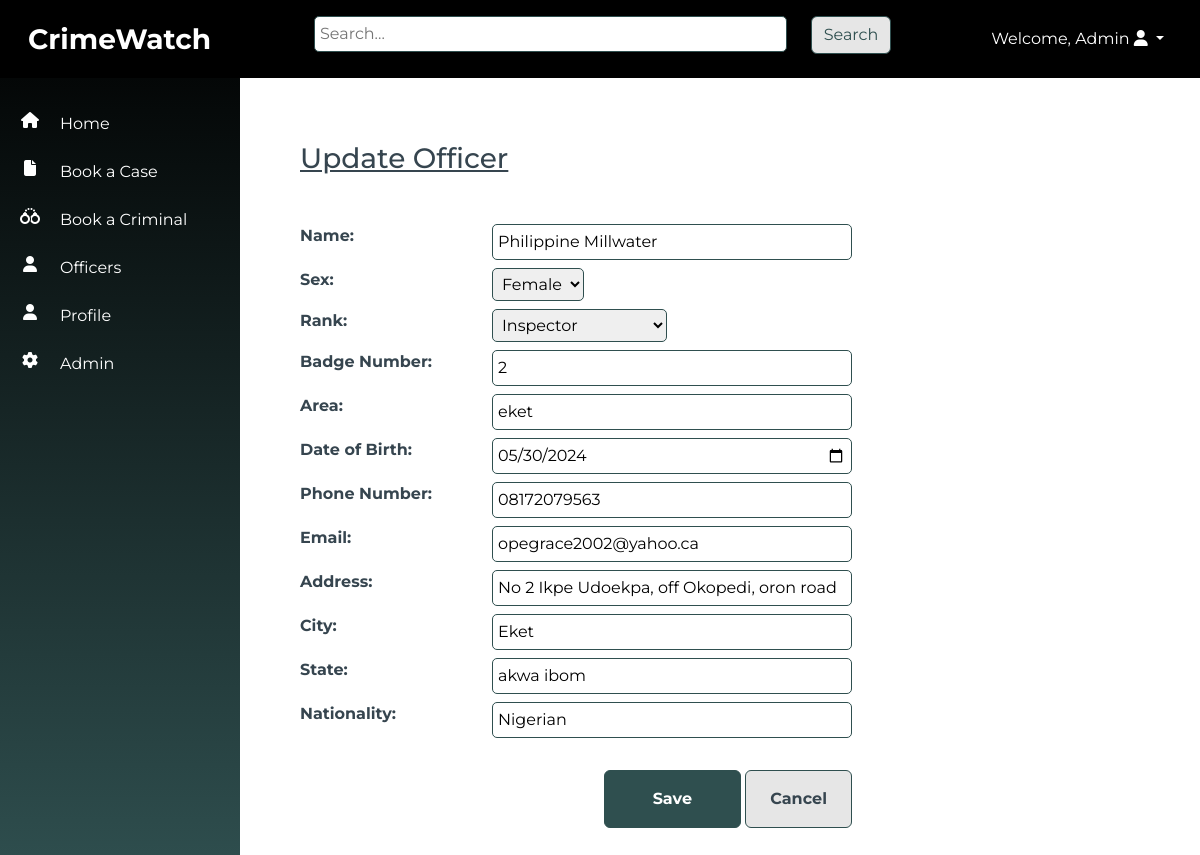
The app's page /officers/update/6/ (signed in) with its own data.
### officers/models.py (models this page shows, shortened)
class Officer(models.Model):
    SEX_CHOICES = [
        ('male', 'Male'),
        ('female', 'Female'),
    ]
    RANK_CHOICES = [
        ('Recruit Constable', 'Recruit Constable'),
        ('Constable', 'Constable'),
        ('Corporal', 'Corporal'),
        ('Sergeant', 'Sergeant'),
        ('Sergeant Major', 'Major'),
        ('Inspector', 'Inspector'),
    ]
    DUTY_STATUS = [
        ('On Duty', 'On Duty'),
        ('Off Duty', 'Off Duty'),
    ]
    name = models.CharField(max_length=100)
    sex = models.CharField(max_length=10, choices=SEX_CHOICES, default="Male")
    rank = models.CharField(max_length=100, choices=RANK_CHOICES, blank=True)
    badge_number = models.IntegerField(unique=True)
    area = models.CharField(max_length=100)
    date_of_birth = models.DateField()
    phone_number = models.CharField(max_length=100)
    email = models.EmailField(unique=True)
    address = models.CharField(max_length=255)
    city = models.CharField(max_length=100)
    state = models.CharField(max_length=100)
    nationality = models.CharField(max_length=255, default="Nigerian")
    duty_status = models.CharField(max_length=10, choices=DUTY_STATUS, default="On Duty")

### officers/views.py (the view)
# urls.py: path('update/<int:pk>/', views.officer_update, name='officer_update'),
@login_required
def officer_update(request, pk):
    officer = get_object_or_404(Officer, pk=pk)
    if request.method == 'POST':
        form = OfficerForm(request.POST, instance=officer)
        if form.is_valid():
            form.save()
            return redirect('officer_list')
    else:
        form = OfficerForm(instance=officer)
    return render(request, 'officer_form.html', {'form': form})

### officers/forms.py
class OfficerForm(forms.ModelForm):
    class Meta:
        model = Officer
        fields = '__all__'
        widgets = {
            'date_of_birth': forms.DateInput(attrs={'type': 'date'}),
            'date_of_appointment': forms.DateInput(attrs={'type': 'date'}),
            'time_of_appointment': forms.TimeInput(attrs={'type': 'time'}),
        }

### officers/templates/officer_form.html (shortened to what this page needs)
{% extends 'base.html' %}
{% block content %}
<div class="container-fluid p-5">
    <h1 class="fs-3 mb-3 text-decoration-underline">{{ form.instance.pk|yesno:"Update Officer, Create Officer" }}</h1>
    <form method="post" enctype="multipart/form-data" class="needs-validation mt-5">
        <div class="row">
            <div class="col-8">
                <div class="row mb-2 align-items-start">
                    <div class="col-md-5 col-lg-4">
                        <label class="form-label fw-bold" for="id_name">Name:</label>
                    </div>
                    <div class="col-md-7 col-lg-8 rounded-top">
                        {{ form.name }}
                    </div>
                </div>
                <div class="row mb-2 align-items-start">
                    <div class="col-md-5 col-lg-4">
                        <label class="form-label fw-bold" for="id_sex">Sex:</label>
                    </div>
                    <div class="col-md-7 col-lg-8 rounded-top">
                        {{ form.sex }}
                    </div>
                </div>
                <div class="row mb-2 align-items-start">
                    <div class="col-md-5 col-lg-4">
                        <label class="form-label fw-bold" for="id_rank">Rank:</label>
                    </div>
                    <div class="col-md-7 col-lg-8 rounded-top">
                        {{ form.rank }}
                    </div>
                </div>
                <div class="row mb-2 align-items-start">
                    <div class="col-md-5 col-lg-4">
                        <label class="form-label fw-bold" for="id_badge_number">Badge Number:</label>
                    </div>
                    <div class="col-md-7 col-lg-8 rounded-top">
                        {{ form.badge_number }}
                    </div>
                </div>
                <div class="row mb-2 align-items-start">
                    <div class="col-md-5 col-lg-4">
                        <label class="form-label fw-bold" for="id_area">Area:</label>
                    </div>
                    <div class="col-md-7 col-lg-8 rounded-top">
                        {{ form.area }}
                    </div>
                </div>
                <div class="row mb-2 align-items-start">
                    <div class="col-md-5 col-lg-4">
                        <label class="form-label fw-bold" for="id_date_of_birth">Date of Birth:</label>
                    </div>
                    <div class="col-md-7 col-lg-8 rounded-top">
                        {{ form.date_of_birth}}
                    </div>
                </div>
                <div class="row mb-2">
                    <div class="col-md-5 col-lg-4">
                        <label class="form-label fw-bold" for="id_phone_number">Phone Number:</label>
                    </div>
                    <div class="col-md-7 col-lg-8 ">
                        {{ form.phone_number }}
                    </div>
                </div>
                <div class="row mb-2">
                    <div class="col-md-5 col-lg-4">
                        <label class="form-label fw-bold" for="id_email">Email:</label>
                    </div>
                    <div class="col-md-7 col-lg-8 ">
                        {{ form.email }}
                    </div>
                </div>
                <div class="row mb-2">
                    <div class="col-md-5 col-lg-4">
                        <label class="form-label fw-bold" for="id_address">Address:</label>
                    </div>
                    <div class="col-md-7 col-lg-8 ">
                        {{ form.address }}
                    </div>
                </div>
                <div class="row mb-2">
                    <div class="col-md-5 col-lg-4">
                        <label class="form-label fw-bold" for="id_city">City:</label>
                    </div>
                    <div class="col-md-7 col-lg-8 ">
                        {{ form.city }}
                    </div>
                </div>
                <div class="row mb-2">
                    <div class="col-md-5 col-lg-4">
                        <label class="form-label fw-bold" for="id_state">State:</label>
                    </div>
                    <div class="col-md-7 col-lg-8 ">
                        {{ form.state }}
                    </div>
                </div>
                <div class="row mb-2">
                    <div class="col-md-5 col-lg-4">
                        <label class="form-label fw-bold" for="id_nationality">Nationality:</label>
                    </div>
                    <div class="col-md-7 col-lg-8 ">
                        {{ form.nationality }}
                    </div>
                </div>
                <div class="float-end mt-4 " role="group" aria-label="Basic example">
                    <button type="submit" class="btn btn-primary p-3 px-5 fw-bold">Save</button>
                    <a href="{% url 'officer_list' %}" class="btn btn-gray p-3 px-4 fw-bold">Cancel</a>
                  </div>
            </div>
        </div>
    </form>
</div>
 {% endblock %}

### templates/base.html (shortened to what this page needs)
<!DOCTYPE html>
<html lang="en">
<head>
    <link rel="stylesheet" href="https://cdnjs.cloudflare.com/ajax/libs/font-awesome/6.5.2/css/all.min.css">
    {% load static %}
    <link rel="stylesheet" type="text/css" href="{% static 'src/styles.css' %}">
    <link href="https://cdn.jsdelivr.net/npm/bootstrap@5.3.3/dist/css/bootstrap.min.css" rel="stylesheet">
</head>
<body>
    <nav class="navbar navbar-expand-sm navbar-dark p-3">
        <div class="container-fluid">
            <div class="col-md-3"><a class="navbar-brand fs-3 fw-bold" href="{% url 'home' %}">CrimeWatch</a></div>
            <div class="col-md-6 d-none d-sm-block">
              <form method="get" action="{% url 'search_results' %}">
                <div class="row mb-2 align-items-start">
                  <div class="col-md-10">
                    <input type="text" name="q" placeholder="Search...">
                  </div>
                  <div class="col-md-2 rounded-top">
                    <button type="submit" class="btn btn-gray">Search</button>
                  </div>
              </div>
            </form>
          </div>
                <div class="col-md-3 d-none d-sm-block float-end">
                  {% if user.is_authenticated %}
                  <ul class="navbar-nav ml-3 justify-content-end">
                  <li class="dropdown nav-item">
                      <a href="#" class="dropdown-toggle nav-link text-white text-capitalize" data-bs-toggle="dropdown">Welcome, {{ user.username }} <i class="fa fa-user"></i> <b class="caret"></b></a>
                  </li></ul>
                  {% else %}
                  <li><a href="{% url 'login' %}">Login</a></li>
                  {% endif %}
          </div>
        </div>
      </nav>
    <div class="container-fluid">
        <div class="row">
        <div class="vert-bar d-none d-sm-block">
            <ul class="navbar-nav">
              <li class="nav-item my-1  py-2 row align-items-start">
                <i class="col-3 fa fa-house text-center"></i>
                <a class="col-9 nav-link p-0 m-0" href="{% url 'home' %}">Home</a>
              </li>
              <li class="nav-item my-1  py-2 row align-items-start">
                <i class="col-3 fa fa-file text-center"></i>
                <a class="col-9 nav-link p-0 m-0" href="{% url 'case_create' %}">Book a Case</a>
              </li>
              <li class="nav-item my-1  py-2 row align-items-start">
                <i class="col-3 fa fa-handcuffs text-center"></i>
                <a class="col-9 nav-link p-0 m-0" href="{% url 'criminal_create' %}">Book a Criminal</a>
              </li>
              <li class="nav-item my-1 py-2 row align-items-start">
                <i class="col-3 fa fa-user text-center"></i>
                <a class="col-9 nav-link p-0 m-0" href="{% url 'officer_list' %}">Officers</a>
              </li>
              <li class="nav-item my-1 py-2 row align-items-start">
                <i class="col-3 fa fa-user text-center"></i>
                <a class="col-9 nav-link p-0 m-0" href="{% url 'profile' %}">Profile</a>
              </li>
              <li class="nav-item my-1 py-2 row align-items-start">
                <i class="col-3 fa fa-gear text-center"></i>
                <a class="col-9 nav-link p-0 m-0" href="{% url 'admin:index' %}">Admin</a>
              </li>
              </ul>
        </div>
        <div class="content pt-3">
            {% block content %}{% endblock %}
        </div>
        </div>
    </div>
</body>
</html>

### static/src/styles.css (style rules this page uses)
body { font-family: 'Montserrat', sans-serif !important; color: var(--charcoal) !important; }
:root { --dark-slate-gray:#2F4F4F; --dark-khaki: #BDB76B; --crimson-red: #DC143C; --ivory: ##FFFFF0; --charcoal: #36454F; --dim-gray: #696969; --orange: #FFa500 }
.navbar { background:black; color: var(--dark-slate-gray) !important; z-index: 2; }
.btn-primary { background-color: var(--dark-slate-gray) !important; border-color: var(--dark-slate-gray) !important; }
.btn-gray { background-color: #e6e6e6 !important; color: var(--ivory) !important; border-color: var(--dark-slate-gray) !important; }
.vert-bar { background-image: linear-gradient(180deg, black, var(--dark-slate-gray)) !important; position: fixed; top: 0; left: 0; z-index: 1; padding-top: 100px !important; width: 20% !important; height: 100%; color: white; padding: 20px 0; overflow-x: hidden; }
input[type="text"], input[type="number"], input[type="email"], input[type="date"], textarea { width:100%; border-radius: 5px; border: solid 1px #2F4F4F; padding:5px; }
select { border-radius: 5px !important; border: solid 1px #2F4F4F; padding:5px !important; }
.content { width:80% !important; margin: auto 0 0 20%; }

### records on screen
Officer: instance.pk "Update Officer", name "Philippine Millwater", sex "Female", rank "Inspector", badge_number "2", area "eket", date_of_birth "05/30/2024", phone_number "08172079563", email "opegrace2002@yahoo.ca", address "No 2 Ikpe Udoekpa, off Okopedi, oron road", city "Eket", state "akwa ibom", nationality "Nigerian"

### other values on screen
{{ user.username }} "Admin"
